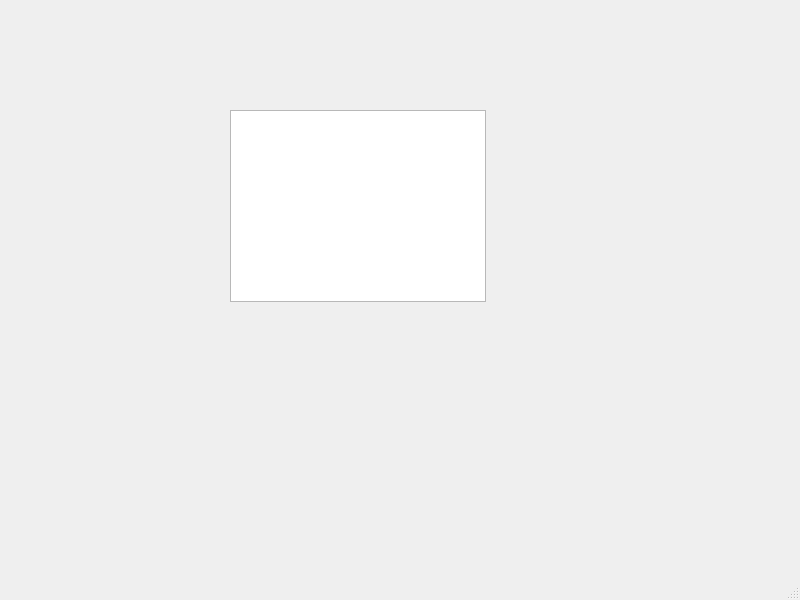
<?xml version="1.0" encoding="UTF-8"?>
<ui version="4.0">
 <class>MainWindow</class>
 <widget class="QMainWindow" name="MainWindow">
  <property name="geometry">
   <rect>
    <x>0</x>
    <y>0</y>
    <width>800</width>
    <height>600</height>
   </rect>
  </property>
  <property name="windowTitle">
   <string>MainWindow</string>
  </property>
  <widget class="QWidget" name="centralwidget">
   <widget class="QListWidget" name="listWidget">
    <property name="geometry">
     <rect>
      <x>230</x>
      <y>110</y>
      <width>256</width>
      <height>192</height>
     </rect>
    </property>
   </widget>
  </widget>
  <widget class="QMenuBar" name="menubar">
   <property name="geometry">
    <rect>
     <x>0</x>
     <y>0</y>
     <width>800</width>
     <height>21</height>
    </rect>
   </property>
  </widget>
  <widget class="QStatusBar" name="statusbar"/>
 </widget>
 <resources/>
 <connections/>
</ui>
